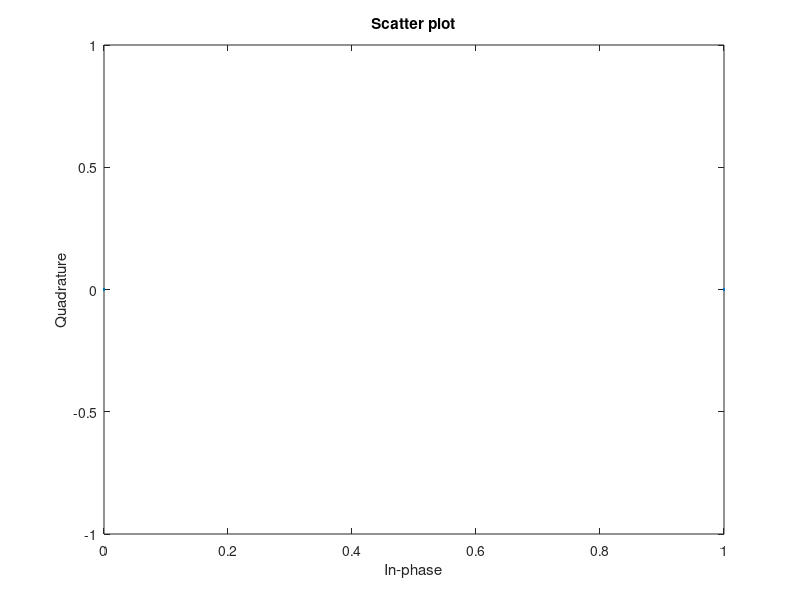
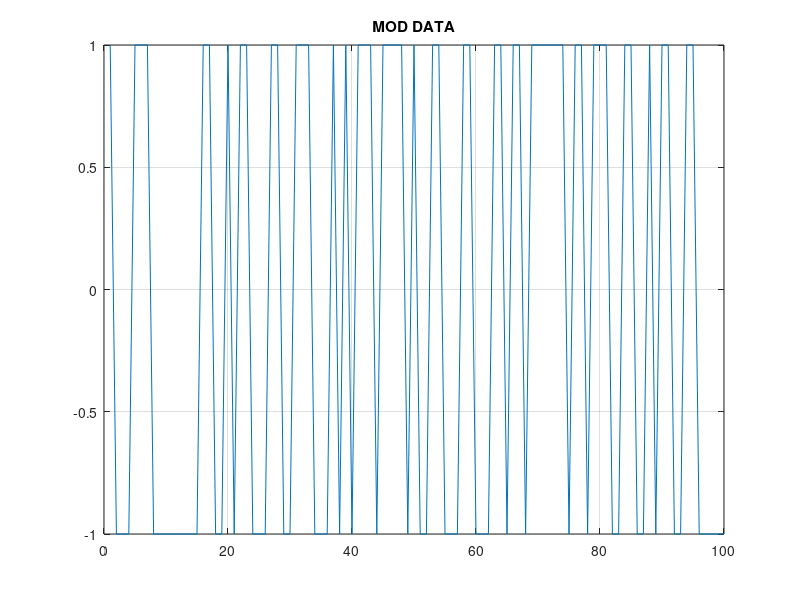
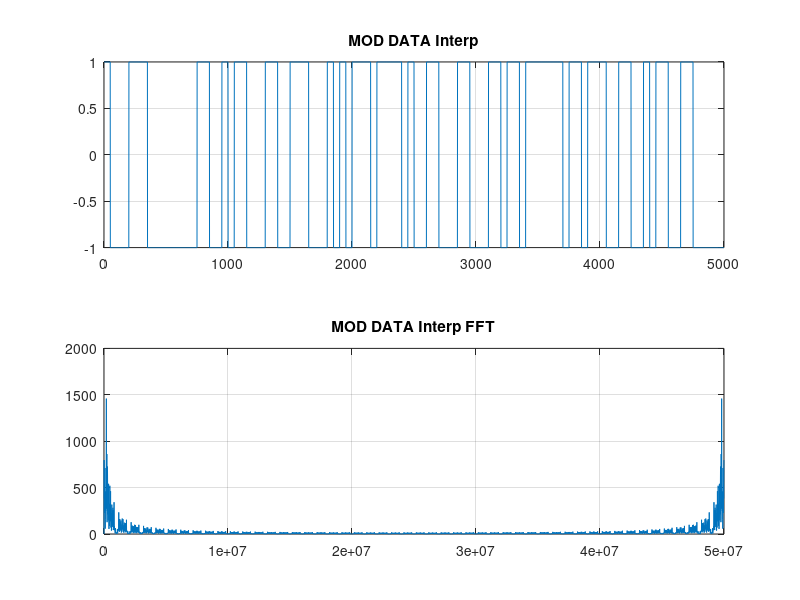
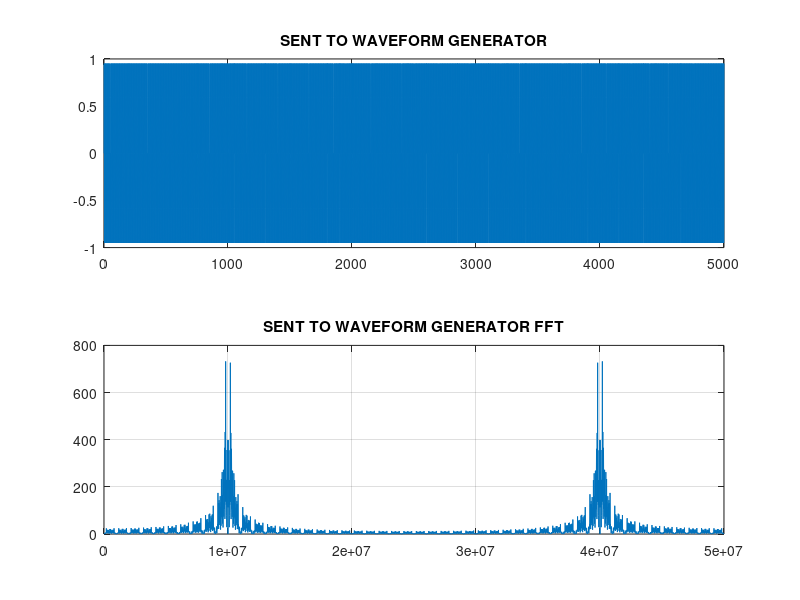

These charts were generated, in order, by the following MATLAB code: (Note: this script raises an error after producing the figures.)
clear all;
close all;

% Выбираем размер BPSK последовательности
size = 100;
% Установка несущей частоты
fc = 10e6;
% Частота дискретизации
fs = 50e6;
% Коэффициент интерполяции
L = 50;  % По сути это озночает колиество точек на 1 символ сообщения

SIGNAL_DURATION_micro = (size*L/fs)*1e6; % Длительность отправленного сообщения в микросекундах

%% Генерация сигнала


% Формирование битовой последовательности
RANDOMDATA = randi([0 1], 1, 10000);  % Создание псевдорандомного битового потока
DATA = RANDOMDATA(1:size);            % Вычленяем матрицу подходящей размерности

% Осуществление BPSK модуляции

for i = 1:length(DATA)
  if (DATA(i) == 1)
    MOD_DATA(i) = 1;
  else                    % нули сиановятся -1, а единицы остаются единицами
    MOD_DATA(i) = -1;
  end
end

% MOD_DATA_FFT = fft(MOD_DATA);
% 
% figure;
% subplot(2, 1, 1);
% plot(MOD_DATA);
% title('MOD DATA');
% grid on;
% subplot(2, 1, 2);
% plot(0:fs/length(MOD_DATA_FFT):fs - fs/length(MOD_DATA_FFT) ,abs(MOD_DATA_FFT));
% title('MOD DATA FFT');
% grid on;


scatterplot(DATA);

figure;
plot(MOD_DATA);
title('MOD DATA');
grid on;
% Интерполируем

q = 1; p = 1;
for i=1:size
    MOD_DATA_Interp(q:p*L)=MOD_DATA(i);
    q = p*L + 1;
    p = p + 1;
end

MOD_DATA_Interp_FFT = fft(MOD_DATA_Interp);

figure;
subplot(2, 1, 1);
plot(MOD_DATA_Interp);
title('MOD DATA Interp');
grid on;
subplot(2, 1, 2);
plot(0:fs/length(MOD_DATA_Interp_FFT):fs - fs/length(MOD_DATA_Interp_FFT) ,abs(MOD_DATA_Interp_FFT));
title('MOD DATA Interp FFT');
grid on;

% Задание временного диапазона
t = (0: length(MOD_DATA_Interp) - 1)/fs;
% Генерация несущего нармонического сигнала с частотой fc (carrying)
car_sig = sin(2*pi*fc*t);



% Перенос последовательности MOD_DATA_interp на несущую частоту путем перемножения на гармонический сигнал
for i = 1:length(MOD_DATA_Interp)
  SENT_TO_WAVEFORM_GENERATOR(i) = MOD_DATA_Interp(i)*car_sig(i);
end


% Построить график и спектр сигнала SENT_TO_WAVEFORM_GENERATOR

SENT_TO_WAVEFORM_GENERATOR_FFT = fft(SENT_TO_WAVEFORM_GENERATOR);
figure;
subplot(2, 1, 1);
plot(SENT_TO_WAVEFORM_GENERATOR);
title('SENT TO WAVEFORM GENERATOR');
grid on;
subplot(2, 1, 2);
plot(0:fs/length(SENT_TO_WAVEFORM_GENERATOR_FFT):fs - fs/length(SENT_TO_WAVEFORM_GENERATOR_FFT) ,abs(SENT_TO_WAVEFORM_GENERATOR_FFT));
title('SENT TO WAVEFORM GENERATOR FFT');
grid on;

% %% Подключение к генератору и отправка сигнала на него
% 
% % Find a VISA-USB object.
% % Защита от создания копий одного и того же объекта соединения
% % Если объект уже существует он не записан в переменную obj1, то записываем
% % его туда (04.10.2021, 1:42)
% WG_obj = instrfind('Type', 'visa-usb', 'RsrcName', 'USB0::0x0957::0x2807::MY57401328::0::INSTR', 'Tag', '');
% 
% % Create the VISA-USB object if it does not exist
% % otherwise use the object that was found.
% if isempty(WG_obj)
%     WG_obj = visa('KEYSIGHT', 'USB0::0x0957::0x2807::MY57401328::0::INSTR');
% else
%     fclose(WG_obj);
%     WG_obj = WG_obj(1);
% end
% 
% name = 'my_waveforms';
% sRate = fs;
% amp = 1;
% 
% % Connect to instrument object, obj1.
% % fopen(obj1);
% 
% % vAddress = ['USB0::0x0957::0x2807::MY57401329::0::INSTR']; %build visa address string to connect
% % fgen = visa('AGILENT',vAddress); %build IO object
% % obj1.Timeout = 15; %set IO time out
% %calculate output buffer size
% obj1_buffer = length(SENT_TO_WAVEFORM_GENERATOR)*8;
% set (WG_obj,'OutputBufferSize',(obj1_buffer+125));
% 
% WG_obj.Timeout = 10;
% 
% %open connection to 33500A/B waveform generator
% try
%    fopen(WG_obj);
% catch exception %problem occurred throw error message
%     uiwait(msgbox('Error occurred trying to connect to the 33522, verify correct IP address','Error Message','error'));
%     rethrow(exception);
% end
% 
% %Query Idendity string and report
% fprintf (WG_obj, '*IDN?');
% idn = fscanf (WG_obj);
% fprintf (idn)
% fprintf ('\n\n')
% 
% %create waitbar for sending waveform to 33500
% mes = ['Connected to ' idn ' sending waveforms.....'];
% h = waitbar(0,mes);
% 
% %Reset instrument
% fprintf (WG_obj, '*RST');
% 
% %make sure waveform data is in column vector
% if isrow(SENT_TO_WAVEFORM_GENERATOR) == 0
%     SENT_TO_WAVEFORM_GENERATOR = SENT_TO_WAVEFORM_GENERATOR';
% end
% 
% %set the waveform data to single precision
% SENT_TO_WAVEFORM_GENERATOR = single(SENT_TO_WAVEFORM_GENERATOR);
% 
% ON_OFF_FILTER_CH1 = ['SOURce1:FUNCtion:ARBitrary:FILTer ', 'OFF'];
% fprintf(WG_obj, ON_OFF_FILTER_CH1); % ON OFF filter
% 
% %scale data between 1 and -1
% mx = max(abs(SENT_TO_WAVEFORM_GENERATOR));
% SENT_TO_WAVEFORM_GENERATOR = (1*SENT_TO_WAVEFORM_GENERATOR)/mx;
% 
% %update waitbar
% waitbar(.1,h,mes);
% 
% %send waveform to 33500
% fprintf(WG_obj, 'SOURce1:DATA:VOLatile:CLEar'); %Clear volatile memory
% fprintf(WG_obj, 'FORM:BORD SWAP');  %configure the box to correctly accept the binary arb points
% SENT_TO_WG_Bytes=num2str(length(SENT_TO_WAVEFORM_GENERATOR) * 4); %# of bytes
% header= ['SOURce1:DATA:ARBitrary ' name ', #' num2str(length(SENT_TO_WG_Bytes)) SENT_TO_WG_Bytes]; %create header
% binblockBytes = typecast(SENT_TO_WAVEFORM_GENERATOR, 'uint8');  %convert datapoints to binary before sending
% fwrite(WG_obj, [header binblockBytes], 'uint8'); %combine header and datapoints then send to instrument
% fprintf(WG_obj, '*WAI');   %Make sure no other commands are exectued until arb is done downloadin
% %update waitbar
% waitbar(.8,h,mes);
% %Set desired configuration for channel 1
% command = ['SOURce1:FUNCtion:ARBitrary ' name];
% %fprintf(fgen,'SOURce1:FUNCtion:ARBitrary GPETE'); % set current arb waveform to defined arb testrise
% fprintf(WG_obj,command); % set current arb waveform to defined arb testrise
% command = ['MMEM:STOR:DATA1 "INT:\' name '.arb"'];
% %fprintf(fgen,'MMEM:STOR:DATA1 "INT:\GPETE.arb"');%store arb in intermal NV memory
% fprintf(WG_obj,command);
% %update waitbar
% waitbar(.9,h,mes);
% command = ['SOURCE1:FUNCtion:ARB:SRATe ' num2str(sRate)]; %create sample rate command
% fprintf(WG_obj,command);%set sample rate
% fprintf(WG_obj,'SOURce1:FUNCtion ARB'); % turn on arb function
% command = ['SOURCE1:VOLT ' num2str(amp)]; %create amplitude command
% fprintf(WG_obj,command); %send amplitude command
% fprintf(WG_obj,'SOURCE1:VOLT:OFFSET 0'); % set offset to 0 V
% fprintf(WG_obj,'OUTPUT1 ON'); %Enable Output for channel 1
% fprintf('SENT_TO_WG waveform downloaded to channel 1\n\n') %print waveform has been downloaded
% 
% %get rid of message box
% waitbar(1,h,mes);
% delete(h);
% 
% %Read Error
% fprintf(WG_obj, 'SYST:ERR?');
% errorstr = fscanf (WG_obj);
% 
% % error checking
% if strncmp (errorstr, '+0,"No error"',13)
%    errorcheck = 'Arbitrary waveform generated without any error\n';
%    fprintf (errorcheck)
% else
%    errorcheck = ['Error reported: ', errorstr];
%    fprintf (errorcheck)
% end
% 
% fclose(WG_obj);


%% Подключение к Осциллографу и получение данных от него

close all;
clc;
t = menu('Цена деления времени развертки (мкс)', '20', '50', '100');


OSCI_Obj = instrfind('Type', 'visa-usb', 'RsrcName', 'USB0::0x2A8D::0x1797::CN58056332::0::INSTR', 'Tag', '');
% Create the VISA-USB object if it does not exist
% otherwise use the object that was found.
if isempty(OSCI_Obj)
    OSCI_Obj = visa('KEYSIGHT', 'USB0::0x2A8D::0x1797::CN58056332::0::INSTR');
else 
    fclose(OSCI_Obj);
    OSCI_Obj = OSCI_Obj(1);
end

% Set the buffer size
OSCI_Obj.InputBufferSize = 1000000;
% Set the timeout value
OSCI_Obj.Timeout = 10;
% Set the Byte order
OSCI_Obj.ByteOrder = 'littleEndian';
% Open the connection
fopen(OSCI_Obj);
% Instrument control and data retreival

% Now control the instrument using SCPI commands. refer to the instrument
% programming manual for your instrument for the correct SCPI commands for
% your instrument.

% Reset the instrument and autoscale and stop
% fprintf(visaObj,'*RST; :AUTOSCALE'); 
fprintf(OSCI_Obj,':STOP');
% Specify data from Channel 1
fprintf(OSCI_Obj,':WAVEFORM:SOURCE CHAN1'); 
% Set timebase to main
fprintf(OSCI_Obj,':TIMEBASE:MODE MAIN');
% Set up acquisition type and count. 
fprintf(OSCI_Obj,':ACQUIRE:TYPE NORMAL');
fprintf(OSCI_Obj,':ACQUIRE:COUNT 1');
% Specify 5000 points at a time by :WAV:DATA?
fprintf(OSCI_Obj,':WAV:POINTS:MODE RAW');
fprintf(OSCI_Obj,':WAV:POINTS 50000');
% Now tell the instrument to digitize channel1
fprintf(OSCI_Obj,':DIGITIZE CHAN1');
% Wait till complete
operationComplete = str2double(query(OSCI_Obj,'*OPC?'));
while ~operationComplete
    operationComplete = str2double(query(OSCI_Obj,'*OPC?'));
end
% Get the data back as a WORD (i.e., INT16), other options are ASCII and BYTE
fprintf(OSCI_Obj,':WAVEFORM:FORMAT WORD');
% Set the byte order on the instrument as well
fprintf(OSCI_Obj,':WAVEFORM:BYTEORDER LSBFirst');
% Get the preamble block
preambleBlock = query(OSCI_Obj,':WAVEFORM:PREAMBLE?');
% The preamble block contains all of the current WAVEFORM settings.  
% It is returned in the form <preamble_block><NL> where <preamble_block> is:
%    FORMAT        : int16 - 0 = BYTE, 1 = WORD, 2 = ASCII.
%    TYPE          : int16 - 0 = NORMAL, 1 = PEAK DETECT, 2 = AVERAGE
%    POINTS        : int32 - number of data points transferred.
%    COUNT         : int32 - 1 and is always 1.
%    XINCREMENT    : float64 - time difference between data points.
%    XORIGIN       : float64 - always the first data point in memory.
%    XREFERENCE    : int32 - specifies the data point associated with
%                            x-origin.
%    YINCREMENT    : float32 - voltage diff between data points.
%    YORIGIN       : float32 - value is the voltage at center screen.
%    YREFERENCE    : int32 - specifies the data point where y-origin
%                            occurs.
% Now send commmand to read data
fprintf(OSCI_Obj,':WAV:DATA?');
% read back the BINBLOCK with the data in specified format and store it in
% the waveform structure. FREAD removes the extra terminator in the buffer
waveform.RawData = binblockread(OSCI_Obj,'uint16'); fread(OSCI_Obj,1);
% Read back the error queue on the instrument
instrumentError = query(OSCI_Obj,':SYSTEM:ERR?');
while ~isequal(instrumentError,['+0,"No error"' newline])
    disp(['Instrument Error: ' instrumentError]);
    instrumentError = query(OSCI_Obj,':SYSTEM:ERR?');
end

RECIEVED_FROM_OSCI = waveform.RawData;

%% Обработка полученных данных с осциллографа


% График и спектр полученного с осциллографа массива

% RECIEVED_FROM_OSCI_FFT = fft(RECIEVED_FROM_OSCI);
% figure;
% subplot(2, 1, 1);
% plot(RECIEVED_FROM_OSCI);
% title('RECIEVED FROM OSCI');
% grid on;
% subplot(2, 1, 2);
% plot(0:fs/length(RECIEVED_FROM_OSCI_FFT):fs - fs/length(RECIEVED_FROM_OSCI_FFT) ,abs(RECIEVED_FROM_OSCI_FFT));
% title('RECIEVED FROM OSCI FFT');
% grid on;



switch t   % t = menu('Цена деления времени развертки (мкс)', '20', '50', '100');
    case 1
%          deci_factor_for_received_data = 5;
        deci_factor_for_sent_data = 5;
    case 2
%         deci_factor_for_received_data = 2;
        deci_factor_for_sent_data = 2;
    case 3
%         deci_factor_for_received_data = 1;
        deci_factor_for_sent_data = 1;
%     case 4
%         deci_factor_for_received_data = 1;
%         deci_factor_for_sent_data = 2;
%     case 5
%         deci_factor_for_received_data = 1;
%         deci_factor_for_sent_data = 5;
%     case 6
%         deci_factor_for_received_data = 1;
%         deci_factor_for_sent_data = 10;
%     case 7
%         deci_factor_for_received_data = 1;
%         deci_factor_for_sent_data = 20;
%     case 8
%         deci_factor_for_received_data = 1;
%         deci_factor_for_sent_data = 50;
%     otherwise
        % Если ни один из вариантов не был выбран (т.е. нажали крестик), то
        % прекратить дальнейшее выполнение программы
end



% decimated_RECIEVED_FROM_OSCI = RECIEVED_FROM_OSCI(deci_factor_for_received_data:deci_factor_for_received_data:end);
% decimated_RECIEVED_FROM_OSCI = decimated_RECIEVED_FROM_OSCI/max(abs(decimated_RECIEVED_FROM_OSCI))*2-1;

% Интерполяция полученного (???)
% RECIEVED_FROM_OSCI = RECIEVED_FROM_OSCI(1:10000);
% local_L = 5;
% 
% local_q = 1; local_p = 1;
% for i=1:length(RECIEVED_FROM_OSCI)
%     decimated_RECIEVED_FROM_OSCI(local_q:local_p*local_L)=RECIEVED_FROM_OSCI(i);
%     local_q = local_p*local_L + 1;
%     local_p = local_p + 1;
% end


% figure(221);
% subplot(2, 1, 1);
% plot(SENT_TO_WAVEFORM_GENERATOR(700:1000));
% grid on;
% title('SENT TO WAVEFORM GENERATOR');
% subplot(2, 1, 2);
% plot(decimated_RECIEVED_FROM_OSCI);
% grid on;
% title(sprintf('decimated RECIEVED FROM OSCI with factor %f', decimation_factor));


% decimated_RECIEVED_FROM_OSCI_FFT = fft(decimated_RECIEVED_FROM_OSCI);

% figure;
% subplot(2, 1, 1);
% plot(decimated_RECIEVED_FROM_OSCI);
% title('decimated RECIEVED FROM OSCI');
% grid on;
% subplot(2, 1, 2);
% plot(0:fs/length(decimated_RECIEVED_FROM_OSCI_FFT):fs - fs/length(decimated_RECIEVED_FROM_OSCI_FFT) ,abs(decimated_RECIEVED_FROM_OSCI_FFT));
% title('decimated RECIEVED FROM OSCI FFT');
% grid on;

% Нахождение корреляции

% Интерполяция отправленного сигнала, чтобы он подходил по размеру с принятым
q = 1; p = 1;
for i=1:length(MOD_DATA_Interp)
    MOD_DATA_Interp_2(q:p*deci_factor_for_sent_data)=MOD_DATA_Interp(i);
    q = p*deci_factor_for_sent_data + 1;
    p = p + 1;
end

% Задание временного диапазона
t_2 = (0: length(MOD_DATA_Interp_2) - 1)/fs;
% Генерация несущего нармонического сигнала с частотой fc (carrying)
car_sig_2 = sin(2*pi*fc*t_2);

% Перенос последовательности MOD_DATA_interp_2 на несущую частоту путем перемножения на гармонический сигнал
for i = 1:length(MOD_DATA_Interp_2)
    mod_carry_2(i) = MOD_DATA_Interp_2(i)*car_sig_2(i);
end

% Нормировка RECIEVED_FROM_OSCI
RECIEVED_FROM_OSCI = RECIEVED_FROM_OSCI / max(RECIEVED_FROM_OSCI);

% Нахождение корреляции
[c, lag] = xcorr(mod_carry_2, RECIEVED_FROM_OSCI);
% rt= xcorr(mod_carry_2, RECIEVED_FROM_OSCI);
% 
% figure;
% plot(abs(rt));

% [~, O] = max(abs(rt));
% t_lag2 = lags(O);


% Нормализация графика корреляции
c = c/max(c);
[~, I] = max(c);
t_lag = lag(I);

figure;
subplot(2, 1, 1);
plot(c);
title('CORRELATION C');
grid on;
subplot(2, 1, 2);
plot(lag);
title('CORRELATION lag');
grid on;
% 
figure;
plot(lag, abs(c));
title('abs(c) VS lag graph');
grid on;

if abs(t_lag) + length(mod_carry_2) > 50000
    data_piece = RECIEVED_FROM_OSCI(abs(t_lag) - length(mod_carry_2):abs(t_lag)-1);
else
    data_piece = RECIEVED_FROM_OSCI(abs(t_lag):abs(t_lag) + length(mod_carry_2)-1);
end

% figure;
% subplot(2, 1, 1);
% plot(SENT_TO_WAVEFORM_GENERATOR);
% title('SENT TO WAVEFORM GENERATOR');
% grid on;
% subplot(2, 1, 2);
% plot(data_piece);
% title('DATA PIECE');
% grid on;

% Блок повторной интерполяции

% L2 = deci_factor_for_sent_data; 

% Хотел поставить условие if deci_factor_for_sent_data > 1, чтобы не
% прогонять через цикл массивы, где deci_factor_for_sent_data = 1, но в
% таком случае переменная data_piece_Interp для таких массивов вообще не образуется
% Можно просто сделать data_piece_Interp = data_piece;


% Децимирую вырезанный кусок чтобы привести к размеру car_sig
data_piece_decimed = data_piece(deci_factor_for_sent_data:deci_factor_for_sent_data:end);

% Перенос на нулевую частоту
for i = 1:length(data_piece_decimed)
  REVIVE(i) = data_piece_decimed(i)*car_sig(i);  % Пролема кроется здесь. На несущую я садил посылку длиной 5000 с интерполяцией L = 50,
  % а снимаю децимированную посылку длиной 2500 с интерполяцией L = 25; Поэтому перед этим
  % блоком нужно снова интерполировать data_piece с коэффициентом L2 = 2
end



% График перенесенного на 0 частоту принятого сигнала и его спектр
% REVIVE_FFT = fft(REVIVE);

% figure;
% subplot(2, 1, 1);
% plot(REVIVE);
% title('REVIVE');
% grid on;
% subplot(2, 1, 2);
% plot(0:fs/length(REVIVE_FFT):fs - fs/length(REVIVE_FFT) ,abs(REVIVE_FFT));
% title('RREVIVE FFT');
% grid on;

% Фильтрация на нулевой частоте путём интегрирования

for i = 1:length(REVIVE)/L
  a(i) = sum(REVIVE(i*L - L+1:i*L))/(L/2); 
  y(i*L - L + 1:L*i) = a(i);               
end




% График отфильтрованного сигнала 
% y_FFT = fft(y);

% figure;
% subplot(2, 1, 1);
% plot(y);
% title('y');
% grid on;
% subplot(2, 1, 2);
% plot(0:fs/length(y_FFT):fs - fs/length(y_FFT) ,abs(y_FFT));
% title('y FFT');
% grid on;

% Децимация и демодуляция

decim = y(L:L:end);

% decim_FFT = fft(decim);

% figure;
% subplot(2, 1, 1);
% plot(decim);
% title('decim');
% grid on;
% subplot(2, 1, 2);
% plot(0:fs/length(decim_FFT):fs - fs/length(decim_FFT) ,abs(decim_FFT));
% title('decim FFT');
% grid on;

% Преобразуем децимированный сигнал в битовый поток

for i = 1:length(decim)
    if decim(i) < 0
        demod(i) = 0;
    else
        demod(i) = 1;
    end
end

% figure(8)
% plot(decim);
% grid on
% title('График принятого децимированного');


% figure
% plot(demod);
% grid on;
% title('demod');
% 
% figure(111);`
% subplot(2, 1, 1);
% plot(RECIEVED_FROM_OSCI);
% title('RECIEVED FROM OSCI');
% grid on;
% subplot(2, 1, 2);
% plot(SENT_TO_WAVEFORM_GENERATOR);
% title('SENT TO WAVEFORM GENERATOR');
% grid on;


scatterplot(decim);

err = biterr(DATA, demod);

[number, ratio] = biterr(DATA, demod);

msg1 = msgbox(['Количество ошибок = ' num2str(number) ', Error ratio = ' num2str(ratio)]);

%% RMS calculating

